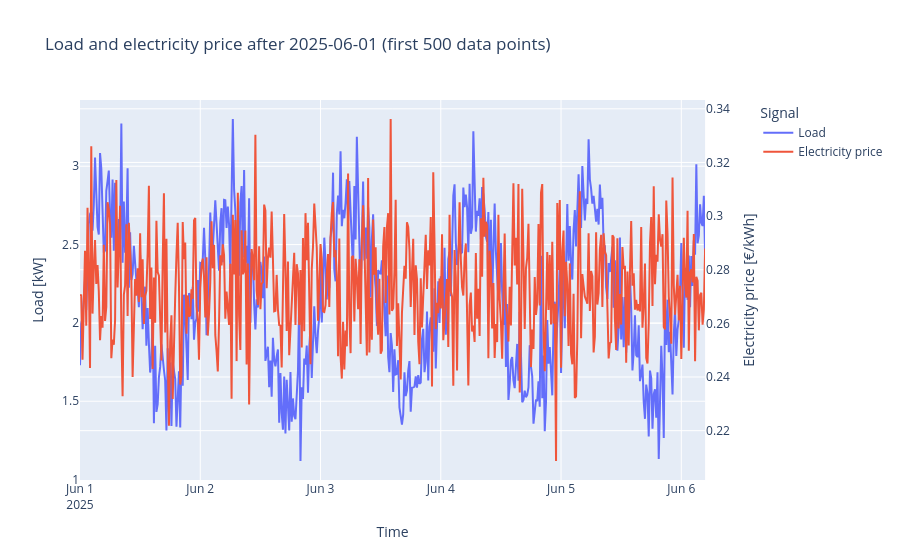

The cell this chart's notebook holds for it:
### Markdown cell above
<div class="alert alert-block alert-info">

**TASK 12**:

- create another plot showing only the first 500 data points from `p_load_kw` and `price_eur_per_kwh` after the starting date `"2025-06-01"`
- use a **left y-axis** for `p_load_kw` and a **right y-axis** for `price_eur_per_kwh`
- label the plot with a meaningful title and meaningful axis labels

</div>

### Code cell
## Task 12

# Select the first 500 data points after 2025-06-01
df_subset = df.loc["2025-06-01":, ["p_load_kw", "price_eur_per_kwh"]].head(500).reset_index()

# Create a Plotly figure with a secondary y-axis
fig = make_subplots(specs=[[{"secondary_y": True}]])

fig.add_trace(
    go.Scatter(
        x=df_subset["index"],
        y=df_subset["p_load_kw"],
        mode="lines",
        name="Load",
    ),
    secondary_y=False,
)

fig.add_trace(
    go.Scatter(
        x=df_subset["index"],
        y=df_subset["price_eur_per_kwh"],
        mode="lines",
        name="Electricity price",
    ),
    secondary_y=True,
)

fig.update_layout(
    title="Load and electricity price after 2025-06-01 (first 500 data points)",
    xaxis_title="Time",
    legend_title="Signal",
)

fig.update_yaxes(title_text="Load [kW]", secondary_y=False)
fig.update_yaxes(title_text="Electricity price [€/kWh]", secondary_y=True)

fig.show()

### Figure 1 — Plotly figure (JSON) as saved in the notebook; plotly's stock layout.template omitted (floating-point values rounded to 4 significant figures; data arrays with more than 128 entries replaced by an {"elided": "..."} marker saying what was removed)
{"data": [{"mode": "lines", "name": "Load", "type": "scatter", "x": {"elided": "500 str values"}, "xaxis": "x", "y": {"elided": "500 float values"}, "yaxis": "y"}, {"mode": "lines", "name": "Electricity price", "type": "scatter", "x": {"elided": "500 str values"}, "xaxis": "x", "y": {"elided": "500 float values"}, "yaxis": "y2"}], "layout": {"legend": {"title": {"text": "Signal"}}, "title": {"text": "Load and electricity price after 2025-06-01 (first 500 data points)"}, "xaxis": {"anchor": "y", "domain": [0, 0.94], "title": {"text": "Time"}}, "yaxis": {"anchor": "x", "domain": [0, 1], "title": {"text": "Load [kW]"}}, "yaxis2": {"anchor": "x", "overlaying": "y", "side": "right", "title": {"text": "Electricity price [€/kWh]"}}}}
